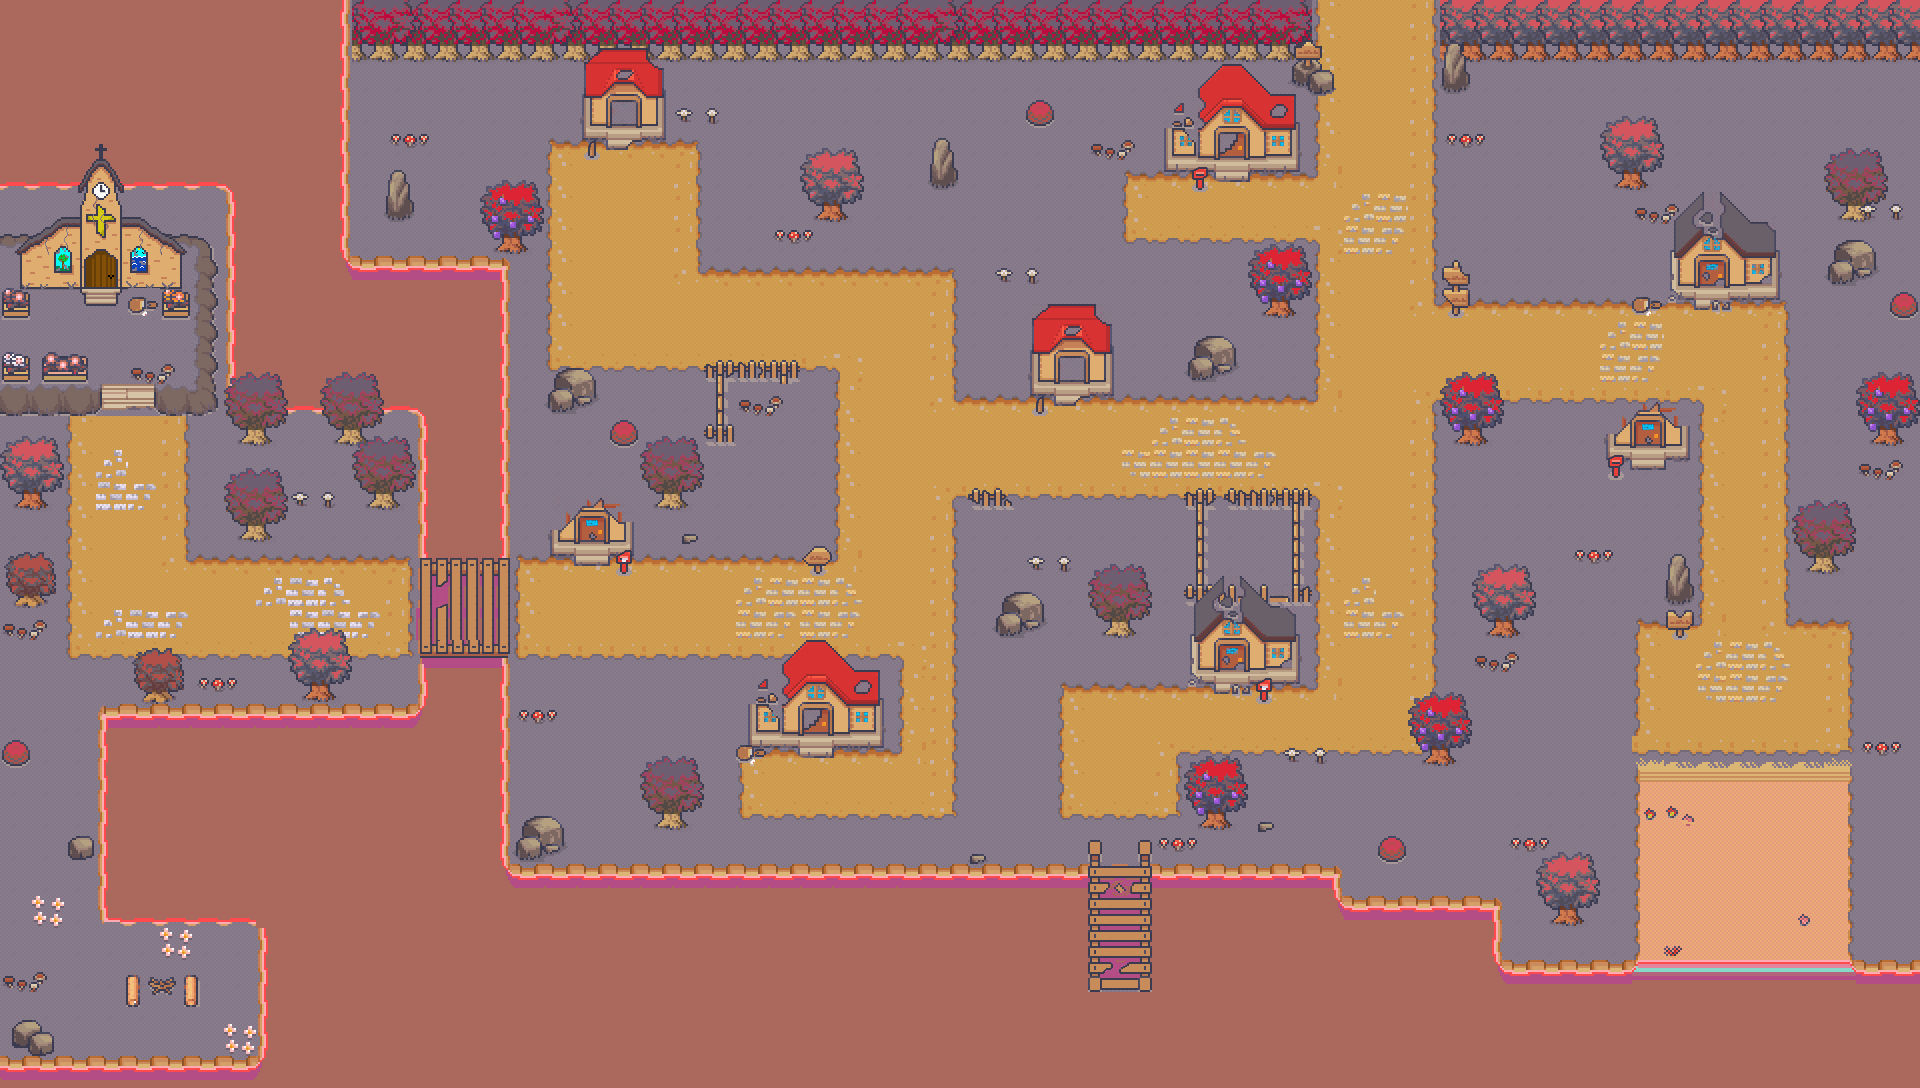

Rendered tile map (Tiled .tmx) drawn with the repository's tilesets; below, a short description and the map source with its tile grids summarised:
An orthogonal 60x34 tile map with 32x32 px tiles, 3 tile layers (Environnement, Environement2, Environnement3).

<map version="1.5" tiledversion="1.6.0" orientation="orthogonal" renderorder="right-down" width="60" height="34" tilewidth="32" tileheight="32" infinite="0" nextlayerid="5" nextobjectid="1">
 <tileset firstgid="1" source="TilesetVillage.tsx" />
 <layer id="1" name="Environnement" width="60" height="34">
  <data>[2040 cells, 2040 non-empty, 53 distinct tile ids]</data>
 </layer>
 <layer id="2" name="Environement2" width="60" height="34">
  <data>[2040 cells, 437 non-empty, 135 distinct tile ids]</data>
 </layer>
 <layer id="4" name="Environnement3" width="60" height="34">
  <data>[2040 cells, 237 non-empty, 126 distinct tile ids]</data>
 </layer>
</map>